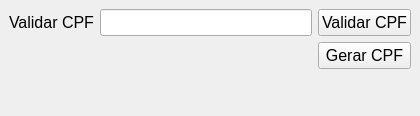
<?xml version="1.0" encoding="UTF-8"?>
<ui version="4.0">
 <class>MainWindow</class>
 <widget class="QMainWindow" name="MainWindow">
  <property name="geometry">
   <rect>
    <x>0</x>
    <y>0</y>
    <width>420</width>
    <height>116</height>
   </rect>
  </property>
  <property name="windowTitle">
   <string>CPF - Gerador/Validador</string>
  </property>
  <widget class="QWidget" name="centralwidget">
   <layout class="QGridLayout" name="gridLayout">
    <item row="0" column="0">
     <widget class="QLabel" name="label_2">
      <property name="font">
       <font>
        <pointsize>12</pointsize>
       </font>
      </property>
      <property name="text">
       <string>Validar CPF</string>
      </property>
     </widget>
    </item>
    <item row="2" column="0" colspan="4">
     <widget class="QLabel" name="labelRetorno">
      <property name="font">
       <font>
        <pointsize>12</pointsize>
       </font>
      </property>
      <property name="styleSheet">
       <string notr="true">color: green</string>
      </property>
      <property name="text">
       <string/>
      </property>
      <property name="alignment">
       <set>Qt::AlignCenter</set>
      </property>
     </widget>
    </item>
    <item row="0" column="1">
     <widget class="QLineEdit" name="inputValidaCPF">
      <property name="font">
       <font>
        <pointsize>12</pointsize>
       </font>
      </property>
     </widget>
    </item>
    <item row="0" column="2" colspan="2">
     <widget class="QPushButton" name="btnValidaCPF">
      <property name="font">
       <font>
        <pointsize>12</pointsize>
       </font>
      </property>
      <property name="text">
       <string>Validar CPF</string>
      </property>
     </widget>
    </item>
    <item row="1" column="2" colspan="2">
     <widget class="QPushButton" name="btnGeraCPF">
      <property name="font">
       <font>
        <pointsize>12</pointsize>
       </font>
      </property>
      <property name="text">
       <string>Gerar CPF</string>
      </property>
     </widget>
    </item>
   </layout>
  </widget>
 </widget>
 <resources/>
 <connections/>
</ui>
